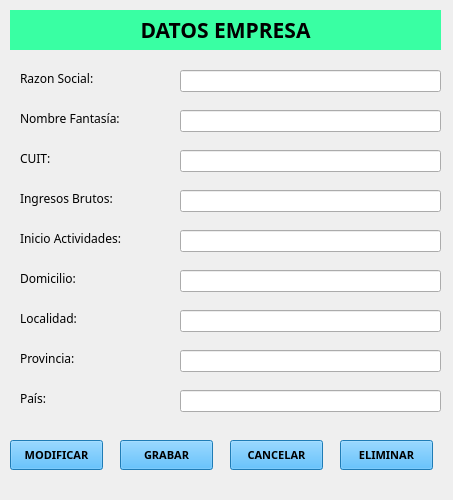
<?xml version="1.0" encoding="UTF-8"?>
<ui version="4.0">
 <class>ventana_Datos_Empresa</class>
 <widget class="QWidget" name="ventana_Datos_Empresa">
  <property name="geometry">
   <rect>
    <x>0</x>
    <y>0</y>
    <width>453</width>
    <height>500</height>
   </rect>
  </property>
  <property name="windowTitle">
   <string>Form</string>
  </property>
  <property name="styleSheet">
   <string notr="true"/>
  </property>
  <widget class="QLabel" name="labelArticulo_2">
   <property name="geometry">
    <rect>
     <x>10</x>
     <y>10</y>
     <width>431</width>
     <height>40</height>
    </rect>
   </property>
   <property name="minimumSize">
    <size>
     <width>0</width>
     <height>40</height>
    </size>
   </property>
   <property name="maximumSize">
    <size>
     <width>16777215</width>
     <height>40</height>
    </size>
   </property>
   <property name="font">
    <font>
     <family>Goldman</family>
     <pointsize>16</pointsize>
     <weight>75</weight>
     <bold>true</bold>
    </font>
   </property>
   <property name="styleSheet">
    <string notr="true">QLabel{
background-color:#39ffa3
}</string>
   </property>
   <property name="text">
    <string>DATOS EMPRESA</string>
   </property>
   <property name="alignment">
    <set>Qt::AlignCenter</set>
   </property>
  </widget>
  <widget class="QLabel" name="label">
   <property name="geometry">
    <rect>
     <x>20</x>
     <y>70</y>
     <width>111</width>
     <height>16</height>
    </rect>
   </property>
   <property name="font">
    <font>
     <family>Goldman</family>
     <pointsize>9</pointsize>
    </font>
   </property>
   <property name="text">
    <string>Razon Social:</string>
   </property>
  </widget>
  <widget class="QLineEdit" name="lineEdit_razon_social_empresa">
   <property name="geometry">
    <rect>
     <x>180</x>
     <y>70</y>
     <width>261</width>
     <height>22</height>
    </rect>
   </property>
  </widget>
  <widget class="QLabel" name="label_2">
   <property name="geometry">
    <rect>
     <x>20</x>
     <y>110</y>
     <width>151</width>
     <height>16</height>
    </rect>
   </property>
   <property name="font">
    <font>
     <family>Goldman</family>
     <pointsize>9</pointsize>
    </font>
   </property>
   <property name="text">
    <string>Nombre Fantasía:</string>
   </property>
  </widget>
  <widget class="QLineEdit" name="lineEdit_nombre_fantasia_empresa">
   <property name="geometry">
    <rect>
     <x>180</x>
     <y>110</y>
     <width>261</width>
     <height>22</height>
    </rect>
   </property>
  </widget>
  <widget class="QLabel" name="label_3">
   <property name="geometry">
    <rect>
     <x>20</x>
     <y>150</y>
     <width>81</width>
     <height>16</height>
    </rect>
   </property>
   <property name="font">
    <font>
     <family>Goldman</family>
     <pointsize>9</pointsize>
    </font>
   </property>
   <property name="text">
    <string>CUIT:</string>
   </property>
  </widget>
  <widget class="QLineEdit" name="lineEdit_cuit_empresa">
   <property name="geometry">
    <rect>
     <x>180</x>
     <y>150</y>
     <width>261</width>
     <height>22</height>
    </rect>
   </property>
  </widget>
  <widget class="QLabel" name="label_4">
   <property name="geometry">
    <rect>
     <x>20</x>
     <y>190</y>
     <width>141</width>
     <height>16</height>
    </rect>
   </property>
   <property name="font">
    <font>
     <family>Goldman</family>
     <pointsize>9</pointsize>
    </font>
   </property>
   <property name="text">
    <string>Ingresos Brutos:</string>
   </property>
  </widget>
  <widget class="QLineEdit" name="lineEdit_iibb_empresa">
   <property name="geometry">
    <rect>
     <x>180</x>
     <y>190</y>
     <width>261</width>
     <height>22</height>
    </rect>
   </property>
  </widget>
  <widget class="QLabel" name="label_5">
   <property name="geometry">
    <rect>
     <x>20</x>
     <y>230</y>
     <width>151</width>
     <height>16</height>
    </rect>
   </property>
   <property name="font">
    <font>
     <family>Goldman</family>
     <pointsize>9</pointsize>
    </font>
   </property>
   <property name="text">
    <string>Inicio Actividades:</string>
   </property>
  </widget>
  <widget class="QLineEdit" name="lineEdit_inicio_actividades_empresa">
   <property name="geometry">
    <rect>
     <x>180</x>
     <y>230</y>
     <width>261</width>
     <height>22</height>
    </rect>
   </property>
  </widget>
  <widget class="QLabel" name="label_6">
   <property name="geometry">
    <rect>
     <x>20</x>
     <y>270</y>
     <width>81</width>
     <height>16</height>
    </rect>
   </property>
   <property name="font">
    <font>
     <family>Goldman</family>
     <pointsize>9</pointsize>
    </font>
   </property>
   <property name="text">
    <string>Domicilio:</string>
   </property>
  </widget>
  <widget class="QLineEdit" name="lineEdit_domicilio_empresa">
   <property name="geometry">
    <rect>
     <x>180</x>
     <y>270</y>
     <width>261</width>
     <height>22</height>
    </rect>
   </property>
  </widget>
  <widget class="QLabel" name="label_7">
   <property name="geometry">
    <rect>
     <x>20</x>
     <y>310</y>
     <width>81</width>
     <height>16</height>
    </rect>
   </property>
   <property name="font">
    <font>
     <family>Goldman</family>
     <pointsize>9</pointsize>
    </font>
   </property>
   <property name="text">
    <string>Localidad:</string>
   </property>
  </widget>
  <widget class="QLineEdit" name="lineEdit_localidad_empresa">
   <property name="geometry">
    <rect>
     <x>180</x>
     <y>310</y>
     <width>261</width>
     <height>22</height>
    </rect>
   </property>
  </widget>
  <widget class="QLabel" name="label_8">
   <property name="geometry">
    <rect>
     <x>20</x>
     <y>350</y>
     <width>81</width>
     <height>16</height>
    </rect>
   </property>
   <property name="font">
    <font>
     <family>Goldman</family>
     <pointsize>9</pointsize>
    </font>
   </property>
   <property name="text">
    <string>Provincia:</string>
   </property>
  </widget>
  <widget class="QLineEdit" name="lineEdit_provincia_empresa">
   <property name="geometry">
    <rect>
     <x>180</x>
     <y>350</y>
     <width>261</width>
     <height>22</height>
    </rect>
   </property>
  </widget>
  <widget class="QLabel" name="label_9">
   <property name="geometry">
    <rect>
     <x>20</x>
     <y>390</y>
     <width>81</width>
     <height>16</height>
    </rect>
   </property>
   <property name="font">
    <font>
     <family>Goldman</family>
     <pointsize>9</pointsize>
    </font>
   </property>
   <property name="text">
    <string>País:</string>
   </property>
  </widget>
  <widget class="QLineEdit" name="lineEdit_pais_empresa">
   <property name="geometry">
    <rect>
     <x>180</x>
     <y>390</y>
     <width>261</width>
     <height>22</height>
    </rect>
   </property>
  </widget>
  <widget class="QPushButton" name="bt_grabar_datos_empresa">
   <property name="geometry">
    <rect>
     <x>120</x>
     <y>440</y>
     <width>93</width>
     <height>30</height>
    </rect>
   </property>
   <property name="minimumSize">
    <size>
     <width>0</width>
     <height>30</height>
    </size>
   </property>
   <property name="font">
    <font>
     <family>Orbitron SemiBold</family>
     <pointsize>8</pointsize>
     <weight>75</weight>
     <bold>true</bold>
    </font>
   </property>
   <property name="styleSheet">
    <string notr="true">QPushButton{
background-color:#2caeff;
}

QPushButton:hover{
background-color:#39ffa3;
}</string>
   </property>
   <property name="text">
    <string>GRABAR</string>
   </property>
  </widget>
  <widget class="QPushButton" name="bt_cancelar_datos_empresa">
   <property name="geometry">
    <rect>
     <x>230</x>
     <y>440</y>
     <width>93</width>
     <height>30</height>
    </rect>
   </property>
   <property name="minimumSize">
    <size>
     <width>0</width>
     <height>30</height>
    </size>
   </property>
   <property name="font">
    <font>
     <family>Orbitron SemiBold</family>
     <pointsize>8</pointsize>
     <weight>75</weight>
     <bold>true</bold>
    </font>
   </property>
   <property name="styleSheet">
    <string notr="true">QPushButton{
background-color:#2caeff;
}

QPushButton:hover{
background-color:#39ffa3;
}</string>
   </property>
   <property name="text">
    <string>CANCELAR</string>
   </property>
  </widget>
  <widget class="QPushButton" name="bt_modificar_datos_empresa">
   <property name="geometry">
    <rect>
     <x>10</x>
     <y>440</y>
     <width>93</width>
     <height>30</height>
    </rect>
   </property>
   <property name="minimumSize">
    <size>
     <width>0</width>
     <height>30</height>
    </size>
   </property>
   <property name="font">
    <font>
     <family>Orbitron SemiBold</family>
     <pointsize>8</pointsize>
     <weight>75</weight>
     <bold>true</bold>
    </font>
   </property>
   <property name="styleSheet">
    <string notr="true">QPushButton{
background-color:#2caeff;
}

QPushButton:hover{
background-color:#39ffa3;
}</string>
   </property>
   <property name="text">
    <string>MODIFICAR</string>
   </property>
  </widget>
  <widget class="QPushButton" name="bt_eliminar_datos_empresa_2">
   <property name="geometry">
    <rect>
     <x>340</x>
     <y>440</y>
     <width>93</width>
     <height>30</height>
    </rect>
   </property>
   <property name="minimumSize">
    <size>
     <width>0</width>
     <height>30</height>
    </size>
   </property>
   <property name="font">
    <font>
     <family>Orbitron SemiBold</family>
     <pointsize>8</pointsize>
     <weight>75</weight>
     <bold>true</bold>
    </font>
   </property>
   <property name="styleSheet">
    <string notr="true">QPushButton{
background-color:#2caeff;
}

QPushButton:hover{
background-color:#39ffa3;
}</string>
   </property>
   <property name="text">
    <string>ELIMINAR</string>
   </property>
  </widget>
 </widget>
 <resources/>
 <connections/>
</ui>
